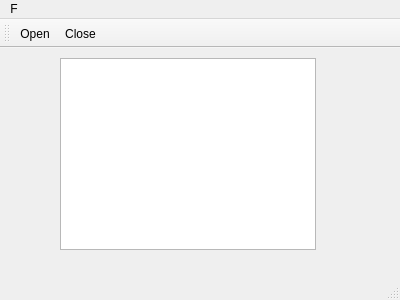
<?xml version="1.0" encoding="UTF-8"?>
<ui version="4.0">
 <class>MainWindow</class>
 <widget class="QMainWindow" name="MainWindow">
  <property name="geometry">
   <rect>
    <x>0</x>
    <y>0</y>
    <width>400</width>
    <height>300</height>
   </rect>
  </property>
  <property name="windowTitle">
   <string>MainWindow</string>
  </property>
  <widget class="QWidget" name="centralWidget">
   <widget class="QGraphicsView" name="graphicsView">
    <property name="geometry">
     <rect>
      <x>60</x>
      <y>10</y>
      <width>256</width>
      <height>192</height>
     </rect>
    </property>
   </widget>
  </widget>
  <widget class="QMenuBar" name="menuBar">
   <property name="geometry">
    <rect>
     <x>0</x>
     <y>0</y>
     <width>400</width>
     <height>25</height>
    </rect>
   </property>
   <widget class="QMenu" name="menuF">
    <property name="title">
     <string>F</string>
    </property>
    <addaction name="separator"/>
    <addaction name="action_Open"/>
    <addaction name="action_Close"/>
   </widget>
   <addaction name="menuF"/>
  </widget>
  <widget class="QToolBar" name="mainToolBar">
   <attribute name="toolBarArea">
    <enum>TopToolBarArea</enum>
   </attribute>
   <attribute name="toolBarBreak">
    <bool>false</bool>
   </attribute>
   <addaction name="action_Open"/>
   <addaction name="action_Close"/>
  </widget>
  <widget class="QStatusBar" name="statusBar"/>
  <action name="action_Open">
   <property name="icon">
    <iconset resource="ch5_3_2.qrc">
     <normaloff>:/open.png</normaloff>:/open.png</iconset>
   </property>
   <property name="text">
    <string>&amp;Open</string>
   </property>
   <property name="shortcut">
    <string>Alt+O</string>
   </property>
  </action>
  <action name="action_Close">
   <property name="icon">
    <iconset resource="ch5_3_2.qrc">
     <normaloff>:/exit.png</normaloff>:/exit.png</iconset>
   </property>
   <property name="text">
    <string>&amp;Close</string>
   </property>
   <property name="shortcut">
    <string>Alt+C</string>
   </property>
  </action>
 </widget>
 <layoutdefault spacing="6" margin="11"/>
 <resources>
  <include location="ch5_3_2.qrc"/>
 </resources>
 <connections/>
</ui>
